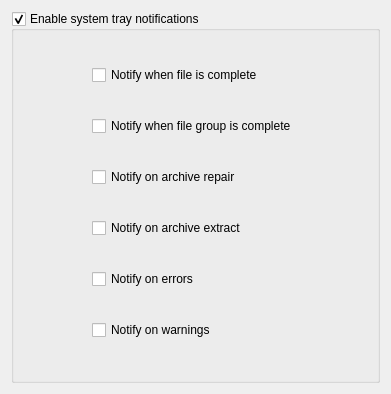
<?xml version="1.0" encoding="UTF-8"?>
<ui version="4.0">
 <class>Notify</class>
 <widget class="QWidget" name="Notify">
  <property name="geometry">
   <rect>
    <x>0</x>
    <y>0</y>
    <width>391</width>
    <height>394</height>
   </rect>
  </property>
  <property name="windowTitle">
   <string>Tray</string>
  </property>
  <layout class="QVBoxLayout" name="verticalLayout_2">
   <item>
    <widget class="QGroupBox" name="grpEnable">
     <property name="title">
      <string>Enable system tray notifications</string>
     </property>
     <property name="checkable">
      <bool>true</bool>
     </property>
     <layout class="QHBoxLayout" name="horizontalLayout_2">
      <item>
       <spacer name="horizontalSpacer">
        <property name="orientation">
         <enum>Qt::Horizontal</enum>
        </property>
        <property name="sizeType">
         <enum>QSizePolicy::Preferred</enum>
        </property>
        <property name="sizeHint" stdset="0">
         <size>
          <width>79</width>
          <height>20</height>
         </size>
        </property>
       </spacer>
      </item>
      <item>
       <layout class="QVBoxLayout" name="verticalLayout">
        <item>
         <widget class="QCheckBox" name="chkNotifyFile">
          <property name="text">
           <string>Notify when file is complete</string>
          </property>
         </widget>
        </item>
        <item>
         <widget class="QCheckBox" name="chkNotifyBatch">
          <property name="text">
           <string>Notify when file group is complete</string>
          </property>
         </widget>
        </item>
        <item>
         <widget class="QCheckBox" name="chkNotifyRepair">
          <property name="text">
           <string>Notify on archive repair</string>
          </property>
         </widget>
        </item>
        <item>
         <widget class="QCheckBox" name="chkNotifyExtract">
          <property name="text">
           <string>Notify on archive extract</string>
          </property>
         </widget>
        </item>
        <item>
         <widget class="QCheckBox" name="chkNotifyError">
          <property name="text">
           <string>Notify on errors</string>
          </property>
         </widget>
        </item>
        <item>
         <widget class="QCheckBox" name="chkNotifyWarning">
          <property name="text">
           <string>Notify on warnings</string>
          </property>
         </widget>
        </item>
       </layout>
      </item>
      <item>
       <spacer name="horizontalSpacer_2">
        <property name="orientation">
         <enum>Qt::Horizontal</enum>
        </property>
        <property name="sizeType">
         <enum>QSizePolicy::Preferred</enum>
        </property>
        <property name="sizeHint" stdset="0">
         <size>
          <width>80</width>
          <height>20</height>
         </size>
        </property>
       </spacer>
      </item>
     </layout>
    </widget>
   </item>
  </layout>
 </widget>
 <tabstops>
  <tabstop>grpEnable</tabstop>
  <tabstop>chkNotifyFile</tabstop>
  <tabstop>chkNotifyBatch</tabstop>
  <tabstop>chkNotifyRepair</tabstop>
  <tabstop>chkNotifyExtract</tabstop>
  <tabstop>chkNotifyError</tabstop>
  <tabstop>chkNotifyWarning</tabstop>
 </tabstops>
 <resources/>
 <connections/>
</ui>
